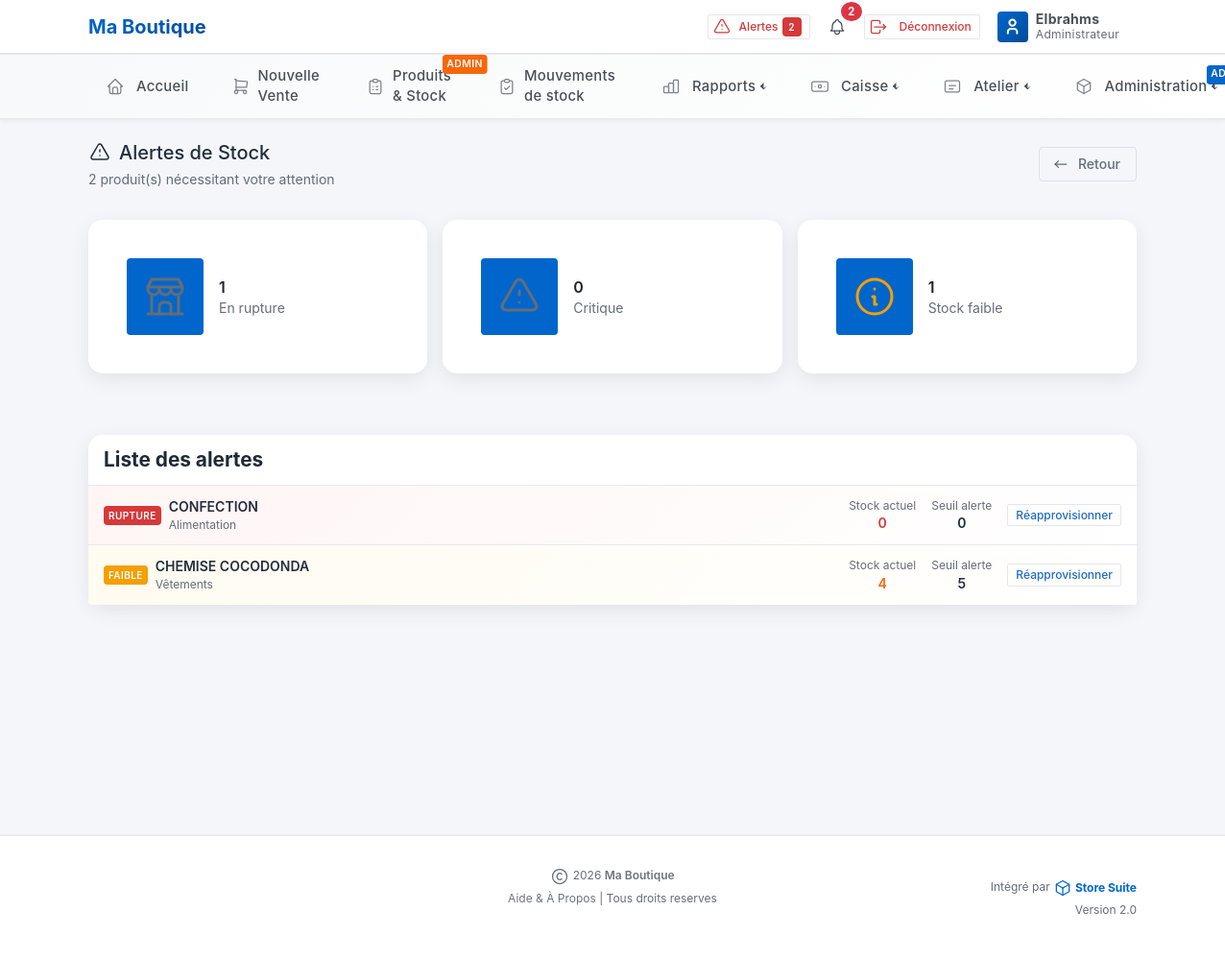
Screenshot of /notification.php (signed in) with the database file from the repository.
### tables this page shows
CREATE TABLE `configuration` (
  `id_config` int(11) NOT NULL AUTO_INCREMENT,
  `nom_boutique` varchar(255) NOT NULL COMMENT 'Nom de la boutique/entreprise',
  `slogan` varchar(255) DEFAULT NULL COMMENT 'Slogan ou description courte',
  `logo` varchar(255) DEFAULT NULL COMMENT 'Chemin vers le fichier logo',
  `couleur_primaire` varchar(7) DEFAULT '#e6e64c' COMMENT 'Couleur principale (format HEX)',
  `couleur_secondaire` varchar(7) DEFAULT '#556a94' COMMENT 'Couleur secondaire (format HEX)',
  `adresse` text DEFAULT NULL COMMENT 'Adresse complète de l''entreprise',
  `telephone` varchar(100) DEFAULT NULL COMMENT 'Numéro(s) de téléphone',
  `email` varchar(255) DEFAULT NULL COMMENT 'Adresse email',
  `site_web` varchar(255) DEFAULT NULL COMMENT 'Site web de l''entreprise',
  `num_registre_commerce` varchar(100) DEFAULT NULL COMMENT 'Numéro d''enregistrement (RCCM, etc.)',
  `num_impot` varchar(100) DEFAULT NULL COMMENT 'Numéro fiscal/TVA',
  `devise` varchar(10) DEFAULT '$' COMMENT 'Symbole de la devise utilisée',
  `taux_tva` decimal(5,2) DEFAULT 0.00 COMMENT 'Taux de TVA par défaut (%)',
  `fuseau_horaire` varchar(50) DEFAULT 'Africa/Lubumbashi' COMMENT 'Fuseau horaire',
  `langue` varchar(10) DEFAULT 'fr' COMMENT 'Langue du système (fr, en, etc.)',
  `est_configure` tinyint(1) DEFAULT 0 COMMENT '0=Non configuré, 1=Configuré',
  `date_configuration` datetime DEFAULT NULL COMMENT 'Date de première configuration',
  `date_modification` timestamp NOT NULL DEFAULT current_timestamp() ON UPDATE current_timestamp(),
  `atelier_mode` tinyint(1) NOT NULL DEFAULT 0 COMMENT 'Activer le module Atelier Couture',
  `smtp_host` varchar(255) DEFAULT '' COMMENT 'H',
  `smtp_port` smallint(6) DEFAULT 587 COMMENT 'Port SMTP',
  `smtp_secure` varchar(10) DEFAULT 'tls' COMMENT 'tls ou ssl',
  `smtp_user` varchar(255) DEFAULT '' COMMENT 'Utilisateur SMTP',
  `smtp_pass` varchar(255) DEFAULT '' COMMENT 'Mot de passe SMTP',
  `smtp_from` varchar(255) DEFAULT '' COMMENT 'Email exp',
  `smtp_from_name` varchar(255) DEFAULT '' COMMENT 'Nom exp',
  `email_bilan` varchar(255) DEFAULT '' COMMENT 'Email destinataire bilan',
  `bilan_actif` tinyint(1) DEFAULT 0 COMMENT 'Activer envoi bilan journalier',
  PRIMARY KEY (`id_config`)
);

CREATE TABLE `utilisateurs` (
  `id_utilisateur` int(11) NOT NULL AUTO_INCREMENT,
  `nom_complet` varchar(255) NOT NULL COMMENT 'Nom complet de l''utilisateur',
  `login` varchar(100) NOT NULL COMMENT 'Identifiant de connexion (unique)',
  `mot_de_passe` varchar(255) NOT NULL COMMENT 'Mot de passe hashé (password_hash)',
  `email` varchar(255) DEFAULT NULL COMMENT 'Adresse email',
  `telephone` varchar(50) DEFAULT NULL COMMENT 'Numéro de téléphone',
  `niveau_acces` tinyint(1) NOT NULL DEFAULT 2 COMMENT '1=Admin, 2=Vendeur',
  `id_depot` int(11) DEFAULT NULL COMMENT 'Dépôt assigné (obligatoire pour les caissiers/vendeurs)',
  `photo` varchar(255) DEFAULT NULL COMMENT 'Photo de profil',
  `est_actif` tinyint(1) DEFAULT 1 COMMENT '0=Inactif, 1=Actif',
  `date_creation` datetime DEFAULT current_timestamp() COMMENT 'Date de création du compte',
  `date_derniere_connexion` datetime DEFAULT NULL COMMENT 'Dernière connexion',
  `date_modification` timestamp NOT NULL DEFAULT current_timestamp() ON UPDATE current_timestamp(),
  PRIMARY KEY (`id_utilisateur`),
  UNIQUE KEY `login` (`login`),
  KEY `idx_login` (`login`),
  KEY `idx_niveau` (`niveau_acces`),
  KEY `fk_user_depot` (`id_depot`)
);

CREATE TABLE `produits` (
  `id_produit` int(11) NOT NULL AUTO_INCREMENT,
  `code_produit` varchar(100) DEFAULT NULL COMMENT 'Code/Référence unique du produit',
  `nom_produit` varchar(255) NOT NULL COMMENT 'Nom du produit',
  `description` text DEFAULT NULL COMMENT 'Description détaillée',
  `id_categorie` int(11) DEFAULT NULL COMMENT 'Catégorie du produit',
  `id_fournisseur_principal` int(11) DEFAULT NULL COMMENT 'Fournisseur principal du produit',
  `prix_achat` decimal(15,2) NOT NULL DEFAULT 0.00 COMMENT 'Prix d''achat (VISIBLE ADMIN SEULEMENT)',
  `prix_vente` decimal(15,2) NOT NULL DEFAULT 0.00 COMMENT 'Prix de vente recommandé',
  `prix_vente_min` decimal(15,2) DEFAULT NULL COMMENT 'Prix de vente minimum autorisé',
  `quantite_stock` int(11) NOT NULL DEFAULT 0 COMMENT 'Quantité actuelle en stock',
  `seuil_alerte` int(11) DEFAULT 10 COMMENT 'Seuil pour alerte stock faible',
  `seuil_critique` int(11) DEFAULT 5 COMMENT 'Seuil critique (alerte rouge)',
  `unite_mesure` varchar(50) DEFAULT 'pièce' COMMENT 'Unité (pièce, kg, litre, etc.)',
  `image` varchar(255) DEFAULT NULL COMMENT 'Image du produit',
  `code_barre` varchar(100) DEFAULT NULL COMMENT 'Code-barres pour scanner',
  `emplacement` varchar(255) DEFAULT NULL COMMENT 'Emplacement dans le magasin',
  `date_entree` date DEFAULT NULL COMMENT 'Date dernière entrée en stock',
  `date_derniere_vente` datetime DEFAULT NULL COMMENT 'Date de la dernière vente',
  `nombre_ventes` int(11) DEFAULT 0 COMMENT 'Nombre total de ventes',
  `est_actif` tinyint(1) DEFAULT 1 COMMENT '0=Inactif, 1=Actif',
  `date_creation` datetime DEFAULT current_timestamp(),
  `date_modification` timestamp NOT NULL DEFAULT current_timestamp() ON UPDATE current_timestamp(),
  `type_produit` enum('standard','service') NOT NULL DEFAULT 'standard' COMMENT 'standard=avec stock, service=sans stock',
  PRIMARY KEY (`id_produit`),
  UNIQUE KEY `code_produit` (`code_produit`),
  KEY `idx_categorie` (`id_categorie`),
  KEY `idx_stock` (`quantite_stock`),
  KEY `idx_code` (`code_produit`),
  KEY `idx_actif` (`est_actif`),
  KEY `idx_produits_stock_actif` (`quantite_stock`,`est_actif`),
  KEY `idx_fournisseur_principal` (`id_fournisseur_principal`)
);

CREATE TABLE `categories` (
  `id_categorie` int(11) NOT NULL AUTO_INCREMENT,
  `nom_categorie` varchar(255) NOT NULL COMMENT 'Nom de la catégorie',
  `description` text DEFAULT NULL COMMENT 'Description de la catégorie',
  `icone` varchar(100) DEFAULT NULL COMMENT 'Icône ou classe CSS',
  `couleur` varchar(7) DEFAULT NULL COMMENT 'Couleur associée (format HEX)',
  `ordre_affichage` int(11) DEFAULT 0 COMMENT 'Ordre d''affichage',
  `est_actif` tinyint(1) DEFAULT 1 COMMENT '0=Inactif, 1=Actif',
  `date_creation` datetime DEFAULT current_timestamp(),
  `date_modification` timestamp NOT NULL DEFAULT current_timestamp() ON UPDATE current_timestamp(),
  PRIMARY KEY (`id_categorie`),
  KEY `idx_actif` (`est_actif`)
);

### notification.php (the view, shortened to what the rows shown need)
<?php
require_once 'protection_pages.php';
$alertes = db_fetch_all("
    SELECT
        p.*,
        c.nom_categorie,
        CASE
            WHEN p.quantite_stock = 0 THEN 'rupture'
            WHEN p.quantite_stock <= (p.seuil_alerte * 0.5) THEN 'critique'
            ELSE 'faible'
        END as niveau_alerte
    FROM produits p
    LEFT JOIN categories c ON p.id_categorie = c.id_categorie
    WHERE p.quantite_stock <= p.seuil_alerte
    AND p.est_actif = 1
    ORDER BY
        CASE
            WHEN p.quantite_stock = 0 THEN 1
            WHEN p.quantite_stock <= (p.seuil_alerte * 0.5) THEN 2
            ELSE 3
        END,
        p.quantite_stock ASC
");
include 'header.php';
?>
<div class="container-xl">
    <div class="page-header d-print-none mb-4">
        <div class="row align-items-center">
            <div class="col">
                <h2 class="page-title">
                    Alertes de Stock
                </h2>
            </div>
        </div>
    </div>
    <?php if (empty($alertes)): ?>
    <div class="card">
        <div class="card-body text-center py-5">
            <div class="avatar avatar-xl bg-success-lt mb-3 mx-auto">
                <svg xmlns="http://www.w3.org/2000/svg" class="icon" width="24" height="24" viewBox="0 0 24 24" stroke-width="2" stroke="currentColor" fill="none" stroke-linecap="round" stroke-linejoin="round">
                    <path stroke="none" d="M0 0h24v24H0z" fill="none"/>
                    <path d="M5 12l5 5l10 -10"/>
                </svg>
            </div>
            <h3 class="mb-2">Aucune alerte</h3>
            <p class="text-muted">Tous vos produits ont un stock suffisant</p>
        </div>
    </div>
    <?php else: ?>
    <div class="card">
        <div class="list-group list-group-flush">
            <?php foreach ($alertes as $produit): ?>
            <div class="list-group-item alert-card <?php echo $produit['niveau_alerte']; ?>">
                <div class="row align-items-center">
                    <div class="col">
                        <div class="d-flex align-items-center">
                            <span class="badge
                                <?php
                                    echo $produit['niveau_alerte'] === 'rupture' ? 'bg-danger' :
                                        ($produit['niveau_alerte'] === 'critique' ? 'bg-warning' : 'bg-yellow');
                                ?> me-2">
                                <?php
                                    echo $produit['niveau_alerte'] === 'rupture' ? 'RUPTURE' :
                                        ($produit['niveau_alerte'] === 'critique' ? 'CRITIQUE' : 'FAIBLE');
                                ?>
                            </span>
                            <div>
                                <strong><?php echo e($produit['nom_produit']); ?></strong>
                                <div class="text-muted small"><?php echo e($produit['nom_categorie'] ?? 'Sans catégorie'); ?></div>
                            </div>
                        </div>
                    </div>
                    <div class="col-auto text-center">
                        <div class="text-muted small">Stock actuel</div>
                        <strong class="<?php echo $produit['quantite_stock'] === 0 ? 'text-danger' : 'text-warning'; ?>">
                            <?php echo $produit['quantite_stock']; ?>
                        </strong>
                    </div>
                    <div class="col-auto text-center">
                        <div class="text-muted small">Seuil alerte</div>
                        <strong><?php echo $produit['seuil_alerte']; ?></strong>
                    </div>
                    <div class="col-auto">
                        <a href="listes.php?page=produits&id=<?php echo $produit['id_produit']; ?>" class="btn btn-sm btn-outline-primary">
                            Réapprovisionner
                        </a>
                    </div>
                </div>
            </div>
            <?php endforeach; ?>
        </div>
    </div>
    <?php endif; ?>
</div>
<?php include 'footer.php'; ?>

### header.php (shortened to what the rows shown need)
<!DOCTYPE html>
<html lang="fr">
<head>
    <link href="https://cdn.jsdelivr.net/npm/bootstrap@5.3.0/dist/css/bootstrap.min.css" rel="stylesheet">
    <link href="<?php echo BASE_URL; ?>assets/css/tabler.min.css" rel="stylesheet"/>
    <link href="<?php echo BASE_URL; ?>assets/css/tabler-vendors.min.css" rel="stylesheet"/>
    <link href="<?php echo BASE_URL; ?>assets/css/loader.css" rel="stylesheet"/>
    <link href="<?php echo BASE_URL; ?>assets/css/style.css" rel="stylesheet"/>
</head>
<body>
    <div class="page">
        <header class="navbar navbar-expand-md navbar-light d-print-none sticky-top bg-white border-bottom">
            <div class="container-xl">
                <h1 class="navbar-brand navbar-brand-autodark d-none-navbar-horizontal pe-0 pe-md-3 m-0">
                    <?php if (!empty($logo_boutique) && file_exists('uploads/logos/' . $logo_boutique)): ?>
                        <a href="accueil.php">
                            <img src="<?php echo BASE_URL . 'uploads/logos/' . e($logo_boutique); ?>"
                                 class="navbar-brand-logo" alt="Logo">
                        </a>
                    <?php else: ?>
                        <a href="accueil.php" class="navbar-brand-text"><?php echo e($nom_boutique); ?></a>
                    <?php endif; ?>
                </h1>
                <div class="navbar-nav flex-row order-md-last">
                    <div class="nav-item dropdown d-none d-md-flex me-2">
                        <a href="#" class="nav-link px-2 d-flex align-items-center" data-bs-toggle="dropdown" style="height: 40px; cursor: pointer;">
                            <div class="d-none d-xl-block ps-2">
                                <div class="fw-bold" style="font-size: 0.875rem; line-height: 1.2;"><?php echo e($user_name); ?></div>
                                <div class="small text-muted" style="font-size: 0.75rem; line-height: 1.2;"><?php echo $is_admin ? 'Administrateur' : 'Vendeur'; ?></div>
                            </div>
                        </a>
                    </div>
                </div>
            </div>
        </header>
        <div class="page-wrapper">

### footer.php (shortened to what the rows shown need)
        </div>
        <footer class="footer footer-transparent d-print-none mt-auto border-top">
            <div class="container-xl">
                <div class="row align-items-center py-3">
                    <div class="col-md-4 text-center mb-3 mb-md-0">
                        <div class="text-muted small">
                            <?php $site_web_footer = !empty($config['site_web']) ? $config['site_web'] : '#'; ?>
                            <a href="<?php echo e($site_web_footer); ?>" <?php if($site_web_footer !== '#'): ?>target="_blank"<?php endif; ?> class="link-secondary fw-semibold text-decoration-none"><?php echo isset($nom_boutique) ? e($nom_boutique) : 'Store Suite'; ?></a>
                        </div>
                    </div>
                </div>
            </div>
        </footer>
    </div>
</body>
</html>

### rows the page displays
configuration: nom_boutique "Ma Boutique"
utilisateurs: nom_complet "Elbrahms"
produits: shows "RUPTURE", nom_produit "CONFECTION", id_categorie.nom_categorie "Alimentation", quantite_stock "0", seuil_alerte "0"
produits: shows "FAIBLE", nom_produit "CHEMISE COCODONDA", id_categorie.nom_categorie "Vêtements", quantite_stock "4", seuil_alerte "5"

### other values shown
$products_alert_count "2"
count($alertes) "2"
$count_rupture "1"
$count_critique "0"
$count_faible "1"
